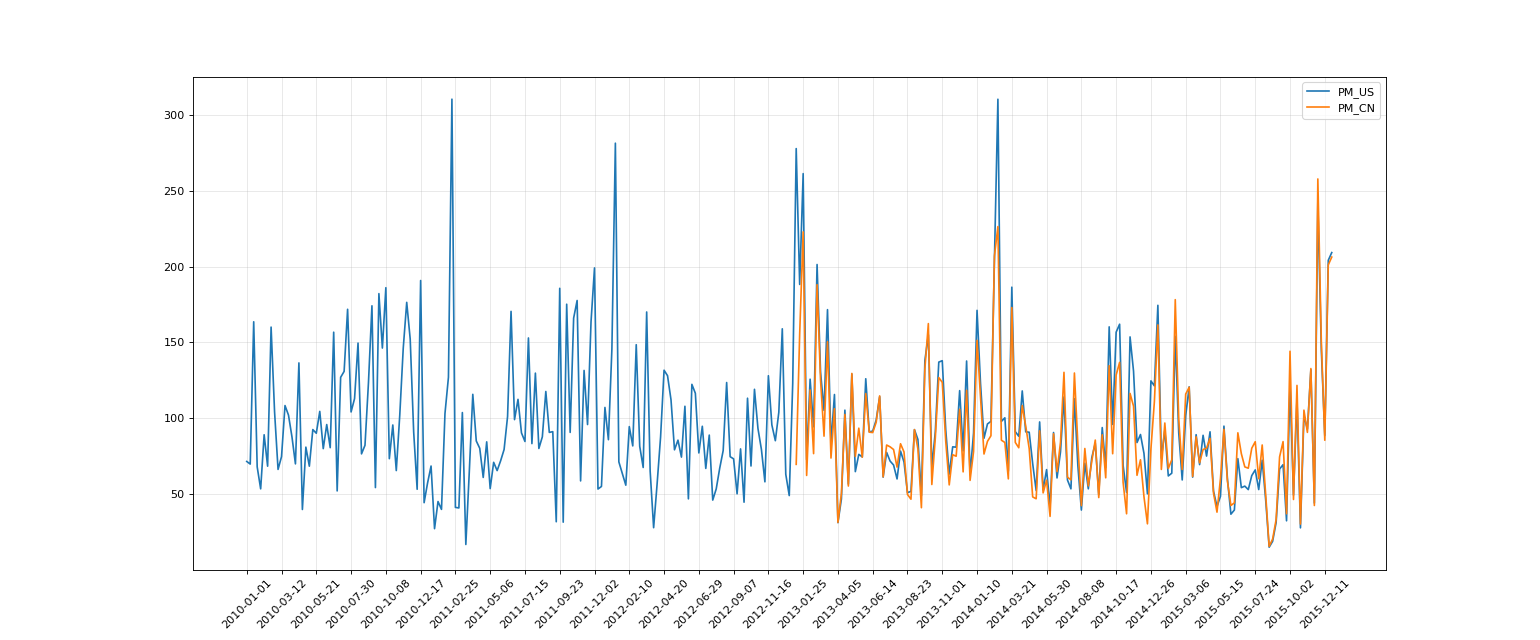

This figure's Python source:
# coding=utf-8
import pandas as pd
from matplotlib import pyplot as plt

# 北京PM2.5随时间2010年至2015的变化情况，中国与美国做对比

# 读取数据
file_path = "./BeijingPM20100101_20151231.csv"
df = pd.read_csv(file_path)

# 重组时间序列
datetime = pd.PeriodIndex(year=df["year"],month=df["month"],day=df["day"],freq="D")
df["date"] = datetime

# 设置时间戳为索引
df.set_index("date", inplace=True)

# 以PM_US Post为准绘制图表
data = df.resample("7D").mean()["PM_US Post"]
data_china = df.resample("7D").mean()["PM_Dongsi"]

# 绘制
plt.figure(figsize=(20,8),dpi=80)

_x = data.index
_y = data.values
_x_china = data_china.index
_y_china = data_china.values
plt.plot(range(len(_x)),_y,label="PM_US")
plt.plot(range(len(_x_china)),_y_china,label="PM_CN")

# 调整x轴刻度
plt.xticks(list(range(len(_x)))[::10], _x[::10],rotation=45)

# 添加辅助描述
plt.legend(loc="best")
plt.grid(alpha=0.3)

# 展示
plt.show()
